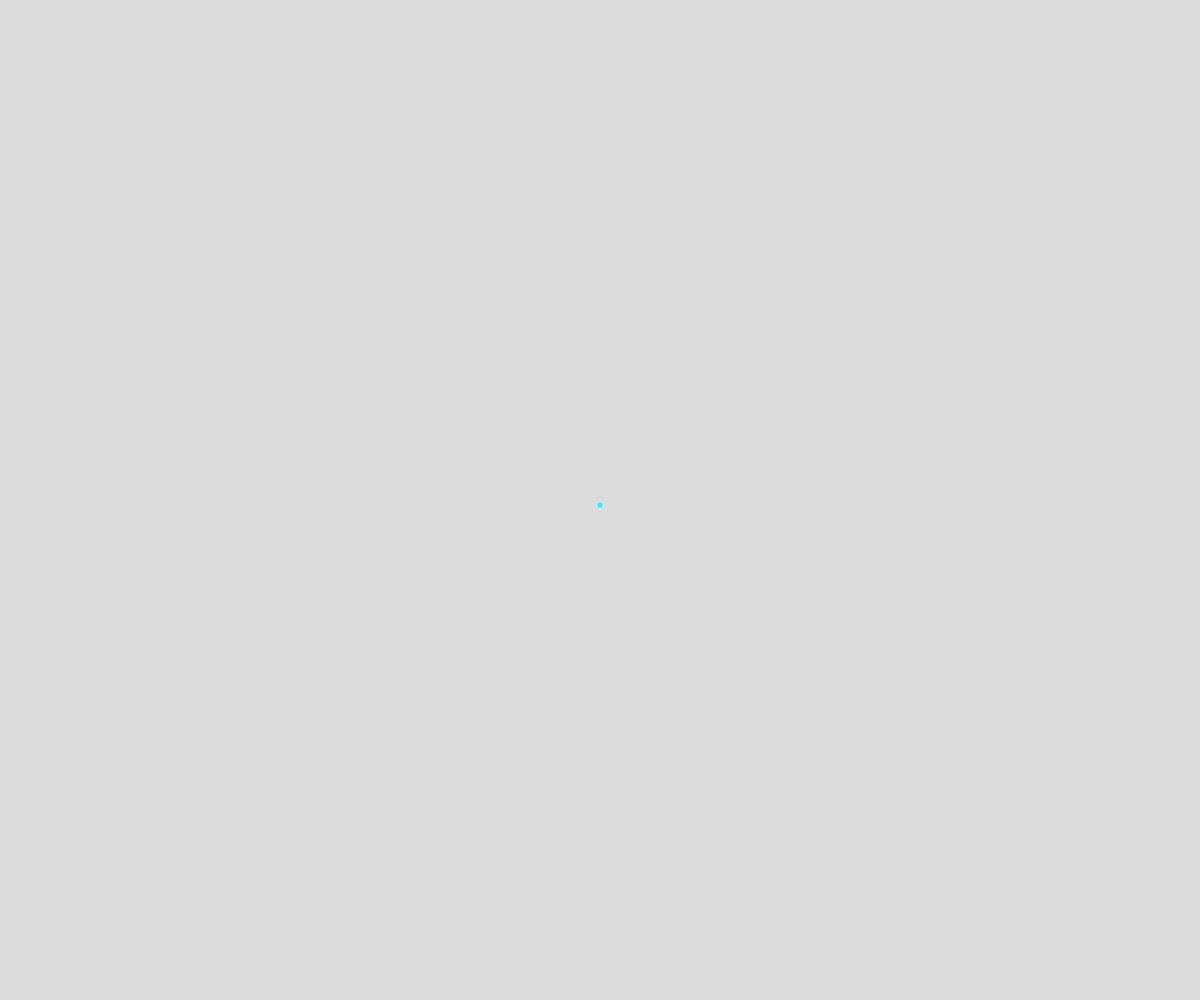
Frame 1 (no input)
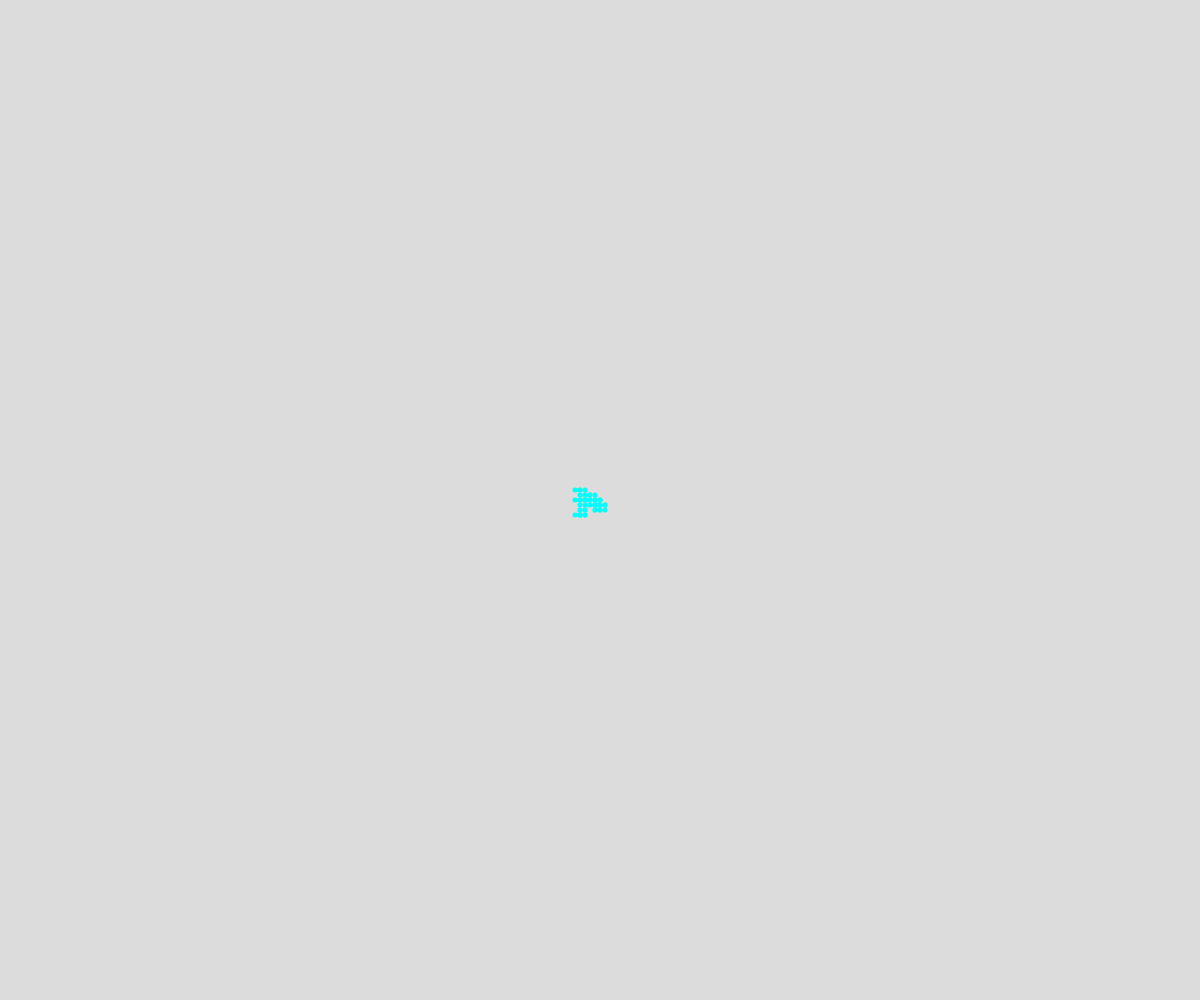
Frame 60 (no input)
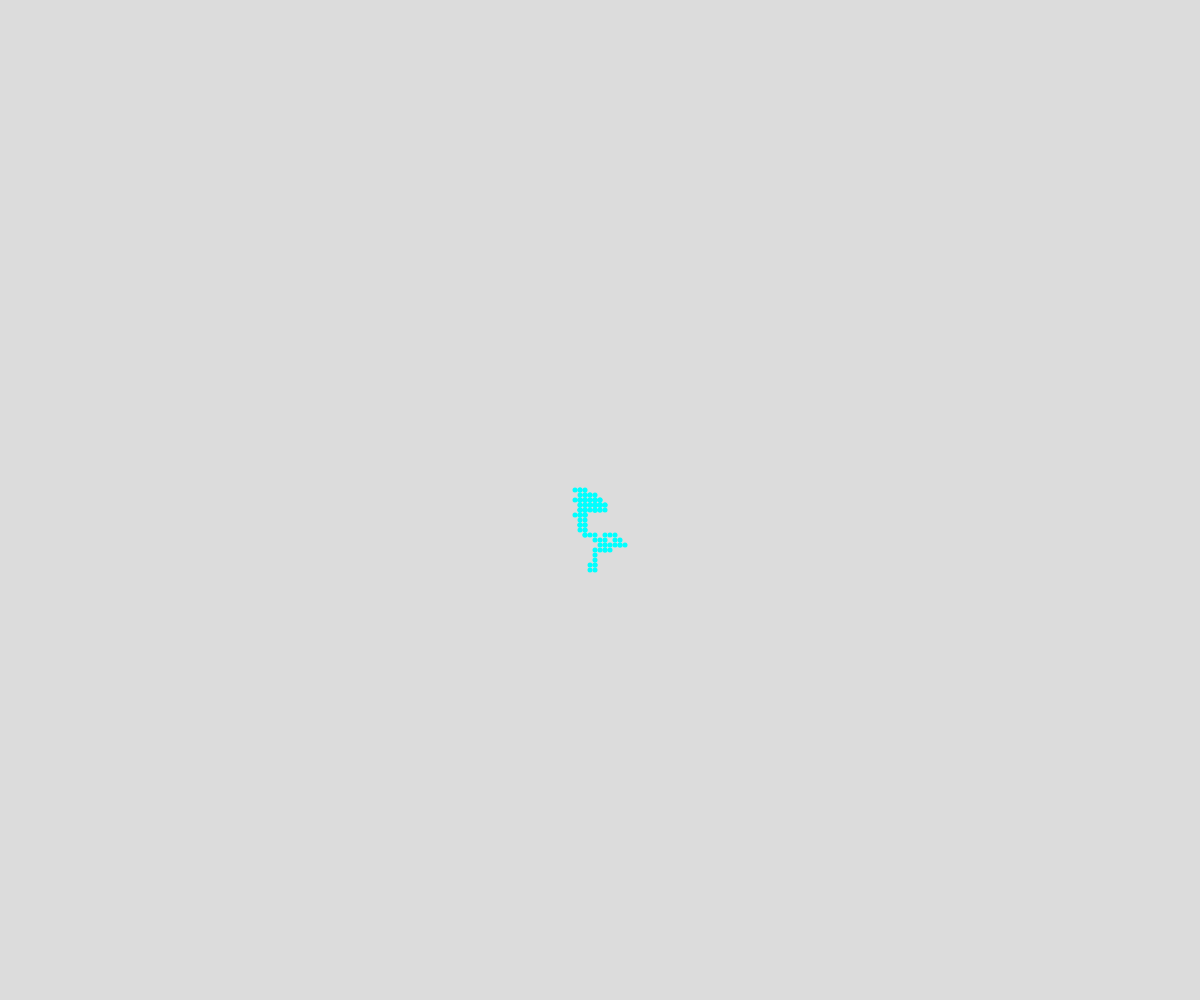
Frame 120 (the mouse pressed at the canvas centre since frame 60)

The p5.js sketch that drew these frames (run headless with seeded random() and noise() and a simulated clock; from frame 60 on, the mouse is pressed at the canvas centre):

// p5.js sketch
// ── sketch.js
// Project Title
// Date

let object;

function setup() {
  createCanvas(windowWidth, windowHeight);
  background(220);
  object = new drawing(width/2, height/2, "cyan", 5);
}

function draw() {
  object.move();
  object.display();
}

class drawing {
  constructor(x, y, color, diameter) {
    this.x = x;
    this.y = y;
    this.color = color;
    this.diameter = diameter;
  }

  move() {
    let choice = random(100)
    if (choice < 25) {
      this.x += 5;
    }
    else if (choice < 50) {
      this.x -= 5;
    }
    else if (choice < 75) {
      this.y += 5;
    }
    else {
      this.y -= 5;
    }
  }

  display() {
    noStroke();
    fill(this.color);
    circle(this.x, this.y, this.diameter);
  }
}
